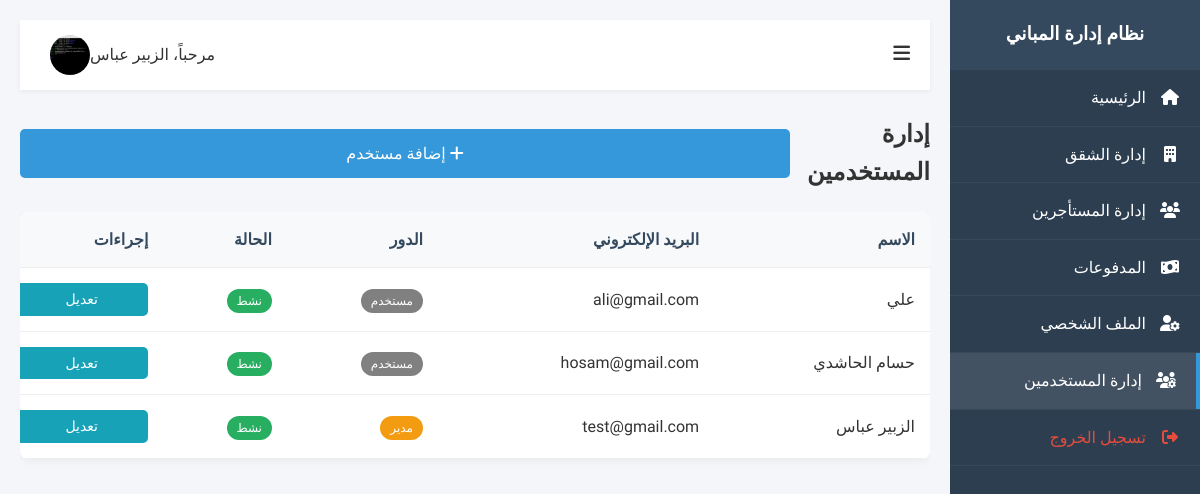
/public/users (signed in), run on the app's committed database.
### tables this page shows
CREATE TABLE `users` (
  `id` int(11) NOT NULL,
  `name` varchar(100) NOT NULL,
  `email` varchar(100) NOT NULL,
  `password` varchar(255) NOT NULL,
  `phone` varchar(20) NOT NULL,
  `image` varchar(255) DEFAULT NULL,
  `created_at` timestamp NOT NULL DEFAULT current_timestamp(),
  `role` enum('admin','user') DEFAULT 'user',
  `is_active` tinyint(1) DEFAULT 1
);

### app/Controllers/UsersController.php (called while the page is built, shortened)
<?php
class UsersController extends Controller {
    private $userModel;
    public function __construct() {
        $this->userModel = $this->model('User');
    }
    public function index() {
        $users = $this->userModel->getAllUsers();
        $data = [
            'active' => 'users',
            'users' => $users
        ];
        $this->view('users/index', $data);
    }
}

### app/Core/Router.php (called while the page is built, shortened)
<?php
class Router {
    protected $currentMethod = 'login';
    public function __construct() {
        $url = $this->getUrl();
        if (isset($url[0])) {
            $controllerName = ucwords($url[0]) . 'Controller';
            if (file_exists('../app/Controllers/' . $controllerName . '.php')) {
                $this->currentMethod = 'index';
                unset($url[0]);
            }
        }
        $this->currentController = new $controllerClass();
        $this->params = $url ? array_values($url) : [];
        call_user_func_array([$this->currentController, $this->currentMethod], $this->params);
    }
    public function getUrl() {
        if (isset($_GET['url'])) {
            $url = rtrim($_GET['url'], '/');
            $url = filter_var($url, FILTER_SANITIZE_URL);
            $url = explode('/', $url);
            return $url;
        }
        return [];
    }
}

### public/index.php (called while the page is built, shortened)
<?php
spl_autoload_register(function ($className) {
    $classPath = str_replace(['App\\', '\\'], ['', DIRECTORY_SEPARATOR], $className);
    $file = APP_ROOT . '/app/' . $classPath . '.php';
});
$init = new App\Core\Router();

### app/Core/Database.php (called while the page is built, shortened)
<?php
class Database {
    private $host = DB_HOST;
    private $user = DB_USER;
    private $pass = DB_PASS;
    private $dbname = DB_NAME;
    private $dbh;
    private $stmt;
    private static $instance = null;
    private function __construct() {
        $dsn = 'mysql:host=' . $this->host . ';dbname=' . $this->dbname . ';charset=utf8mb4';
        $options = array(
            PDO::ATTR_PERSISTENT => true,
            PDO::ATTR_ERRMODE => PDO::ERRMODE_EXCEPTION,
            PDO::ATTR_DEFAULT_FETCH_MODE => PDO::FETCH_OBJ,
            PDO::MYSQL_ATTR_INIT_COMMAND => "SET NAMES utf8mb4"
        );
        try {
            $this->dbh = new PDO($dsn, $this->user, $this->pass, $options);
        } catch (PDOException $e) {
            $this->error = $e->getMessage();
            die("Database Connection Error: " . $this->error);
        }
    }
    public static function getInstance() {
        if (self::$instance == null) {
            self::$instance = new Database();
        }
        return self::$instance;
    }
    public function query($sql) {
        $this->stmt = $this->dbh->prepare($sql);
    }
    public function execute() {
        return $this->stmt->execute();
    }
    public function resultSet() {
        $this->execute();
        return $this->stmt->fetchAll();
    }
}

### app/Models/User.php (called while the page is built, shortened)
<?php
class User extends Model {
    public function getAllUsers() {
        $this->db->query('SELECT * FROM users ORDER BY created_at DESC');
        return $this->db->resultSet();
    }
}

### app/Core/Model.php (called while the page is built, shortened)
<?php
class Model {
    public function __construct() {
        $this->db = Database::getInstance();
    }
}

### views/users/index.php (the view, shortened to what this page needs)
<?php require APP_ROOT . '/views/layouts/header.php'; ?>
<div class="wrapper">
    <?php require APP_ROOT . '/views/layouts/sidebar.php'; ?>
    <div class="main-content" id="main-content">
        <?php require APP_ROOT . '/views/layouts/navbar.php'; ?>
        <div class="d-flex" style="display:flex; justify-content:space-between; align-items:center; margin-bottom: 20px;">
            <h2>إدارة المستخدمين</h2>
            <a href="<?php echo URL_ROOT; ?>/auth/register" class="btn btn-primary"><i class="fas fa-plus"></i> إضافة مستخدم</a>
        </div>
        <div class="table-responsive">
            <table class="table">
                <thead>
                    <tr>
                        <th>الاسم</th>
                        <th>البريد الإلكتروني</th>
                        <th>الدور</th>
                        <th>الحالة</th>
                        <th>إجراءات</th>
                    </tr>
                </thead>
                <tbody>
                    <?php if(empty($data['users'])): ?>
                        <tr><td colspan="5" class="text-center">لا يوجد مستخدمين.</td></tr>
                    <?php else: ?>
                        <?php foreach($data['users'] as $user): ?>
                            <tr>
                                <td><?php echo $user->name; ?></td>
                                <td><?php echo $user->email; ?></td>
                                <td>
                                    <?php if($user->role == 'admin'): ?>
                                        <span class="badge badge-warning">مدير</span>
                                    <?php else: ?>
                                        <span style="background-color: gray;" class="badge badge-info">مستخدم</span>
                                    <?php endif; ?>
                                </td>
                                <td>
                                    <?php if($user->is_active): ?>
                                        <span class="badge badge-success">نشط</span>
                                    <?php else: ?>
                                        <span class="badge badge-danger">غير نشط</span>
                                    <?php endif; ?>
                                </td>
                                <td>
                                    <a href="<?php echo URL_ROOT; ?>/users/edit/<?php echo $user->id; ?>" class="btn btn-sm btn-info">تعديل</a>
                                </td>
                            </tr>
                        <?php endforeach; ?>
                    <?php endif; ?>
                </tbody>
            </table>
        </div>
    </div>
</div>
<?php require APP_ROOT . '/views/layouts/footer.php'; ?>

### public/css/style.css (style rules this page uses)
:root { --primary-color: #2c3e50; --secondary-color: #34495e; --accent-color: #3498db; --success-color: #27ae60; --danger-color: #c0392b; --light-color: #ecf0f1; --dark-color: #2c3e50; --text-color: #333; --sidebar-width: 250px; --font-main: 'Tajawal', sans-serif; }
* { box-sizing: border_box; margin: 0; padding: 0; }
body { font-family: var(--font-main); background-color: #f4f6f9; color: var(--text-color); direction: rtl; text-align: right; line-height: 1.6; }
a { text-decoration: none; color: inherit; }
.wrapper { display: flex; min-height: 100vh; }
.main-content { flex: 1; padding: 20px; transition: all 0.3s; }
.btn { display: inline-block; background: var(--primary-color); color: #fff; padding: 12px 25px; border: none; border-radius: 5px; cursor: pointer; font-size: 16px; font-family: var(--font-main); transition: background 0.3s; width: 100%; text-align: center; }
.table-responsive { overflow-x: auto; }
.table { width: 100%; border-collapse: collapse; background: #fff; border-radius: 8px; overflow: hidden; box-shadow: 0 2px 10px rgba(0,0,0,0.05); margin-bottom: 20px; }
.table th, .table td { padding: 15px; text-align: right; border-bottom: 1px solid #eee; }
.table th { background: #f8f9fa; color: var(--secondary-color); font-weight: bold; }
.badge { padding: 5px 10px; border-radius: 20px; font-size: 12px; color: #fff; }
.badge-success { background: var(--success-color); }
.badge-warning { background: #f39c12; }
.btn-sm { padding: 5px 10px; font-size: 14px; margin-left: 5px; }
.btn-primary { background: var(--accent-color); }
.btn-info { background: #17a2b8; }

### data on the page
users: name "علي", email "ali@gmail.com", role "مستخدم", is_active "نشط"
users: name "حسام الحاشدي", email "hosam@gmail.com", role "مستخدم", is_active "نشط"
users: name "الزبير عباس", email "test@gmail.com", role "مدير", is_active "نشط"

### other printed values
SITE_NAME "نظام إدارة المباني"
$_SESSION['user_name'] "الزبير عباس"
